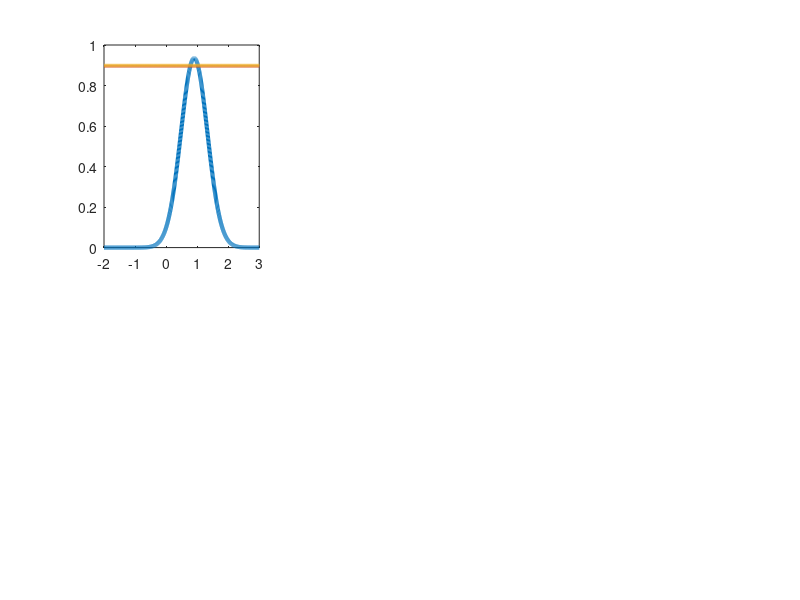

Recreate this plot in MATLAB. (Note: this script raises an error after producing the figure.)
function particle_propagation_ex1()

close all; clc;

aSys	= 1;
dt_		= 0.1;
dx_		= 0.01;

xHat	= 1;
P		= 0.1;
Q		= 0.1;
G		= 1;

nParticles	= 1000;
particles	= xHat + sqrt(P)*randn(1, nParticles);

figure;
xPlot	= linspace(-2, 3, 1000);
weight_ = (1 / nParticles);
for m1 = 1:6

	A	= exp(-aSys*dt_);

	xHat= A*xHat;
	P	= A*P*A' + G*Q*G';

	for m2 = 1:nParticles
		particlePropMean= one_step_update(particles(m2), 0);
		particles(m2)	= particlePropMean + sqrt(Q)*randn;
	end
	
	particleDensity		= zeros(length(xPlot), 1);
	for m2 = 1:nParticles
		xIndex		= (xPlot >= particles(m2)) & (xPlot <= particles(m2) + dx_);
		particleDensity = particleDensity + weight_* xPlot(xIndex);
	end
	
	
	yPlot	= normpdf(xPlot, xHat, sqrt(P));
	axString= ['$k = ' num2str(m1) '$'];
	subplot(2, 3, m1); plot(xPlot, yPlot, 'LineWidth', 3); hold on;
	plot(xPlot, particleDensity, 'LineWidth', 2)
	make_nice_figures(gcf, gca, 14, axString, '$x$', '$p_X(x)$', [], [], [], [-2 3], [0 1.1])
end

	function xk_ = one_step_update(xkMinus1_, wkMinus1_)
		xk_	= exp(-aSys*dt_)*xkMinus1_ + wkMinus1_;
	end

end